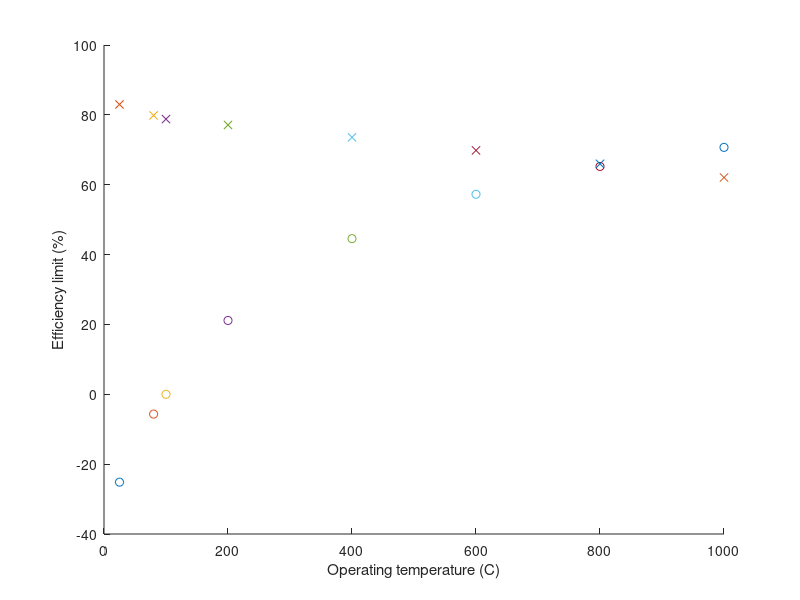

Reproduce this figure in MATLAB.
T = [25 80 100 200 400 600 800 1000];
delta_gf = [-237.2 -228.2 -225.2 -220.4 -210.3 -199.6 -188.6 -177.4];
T_exhaust =  373.15;
h_liquid  = -285.84;
h_steam   = -241.83;
%in Table 2.2 at T=80C water form is liquid
%therefore steam form at at T=80C is neglected
hold
for j = 1:1:8
    %carnot_limit=(T(j)-100)/(T(j)+273.15)
    carnot_limit=(T(j)+273.15-100-273.15)/(T(j)+273.15)
    plot(T(j), 100*carnot_limit,'o');
end
for j = 1:1:8
    if j <=2
limiting_efficiency = delta_gf(j)/h_liquid
    else     
limiting_efficiency = delta_gf(j)/h_liquid
    end
plot(T(j), 100*limiting_efficiency, 'x');
end
xlabel('Operating temperature (C)');
ylabel('Efficiency limit (%)');
%axis = ([0 100 0 1000]);
